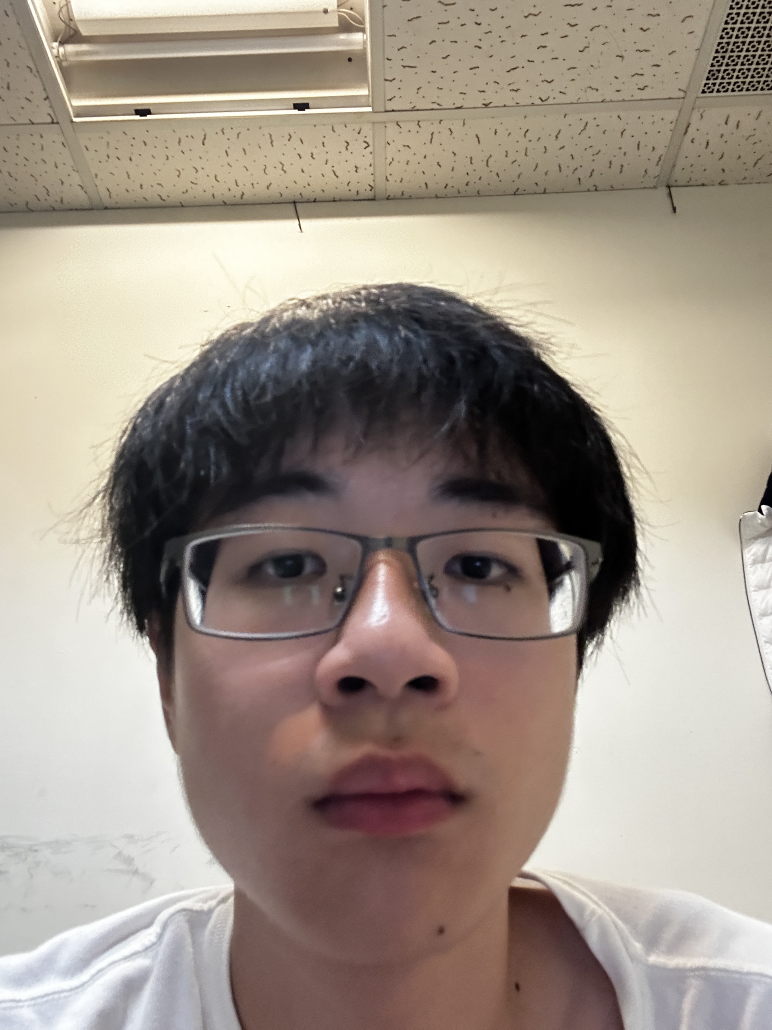
#> input picture openCV_py/my_head/face01/1.JPG, 2316 x 3088 px, found by its file name (shown at 1/3 size); its folder holds 4 pictures in this run
$ python train.py
#> lines starting #> are read from the running program, lines starting #| are printed output that depends on the picture; pictures that were not available may be replaced by others from this repository, and a replacement may not be noted
import cv2
import numpy as np

detector = cv2.CascadeClassifier(r"openCV_py\FaceDetect.xml")  # 載入人臉追蹤模型
recog = cv2.face.LBPHFaceRecognizer.create()    # 啟用訓練人臉模型方法
faces = []   # 儲存人臉位置大小的串列
ids = []     # 記錄該人臉 id 的串列

#EJ
for i in range(1,56):
    img = cv2.imread(f'openCV_py\\my_head\\face01\\{i}.JPG')           # 依序開啟每一張的照片
#> img is the input picture: shape (3088, 2316, 3); mean B, G, R 136, 147, 158.9
    gray = cv2.cvtColor(img, cv2.COLOR_BGR2GRAY)  # 色彩轉換成黑白
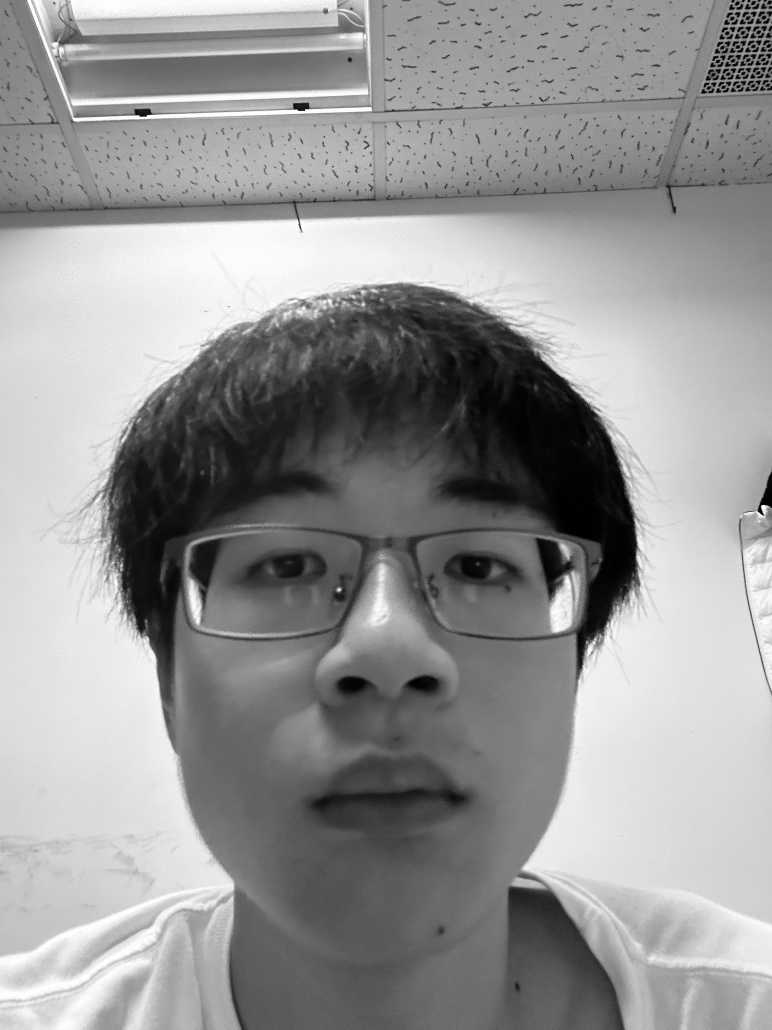
#> gray: shape (3088, 2316) (shown at 1/3 size); min 0, max 255, mean 149.3
    img_np = np.array(gray,'uint8')               # 轉換成指定編碼的 numpy 陣列
    face = detector.detectMultiScale(gray)        # 擷取人臉區域
#> face = [[1569, 395, 70, 70], [126, 110, 81, 81], [73, 495, 77, 77], [427, 526, 75, 75], [342, 1095, 1596, 1596]]
    for(x,y,w,h) in face:
        faces.append(img_np[y:y+h,x:x+w])         # 記錄人臉的位置和大小內像素的數值
        ids.append(1)                             # 記錄人臉對應的 id，只能是整數，都是 1 表示的 id 為 1
#> this loop made 5 passes
#> after the loop, faces = 5 items; ids = [1, 1, 1, 1, 1]
#> pass 3 of the loop `for i in range(1,56):`:
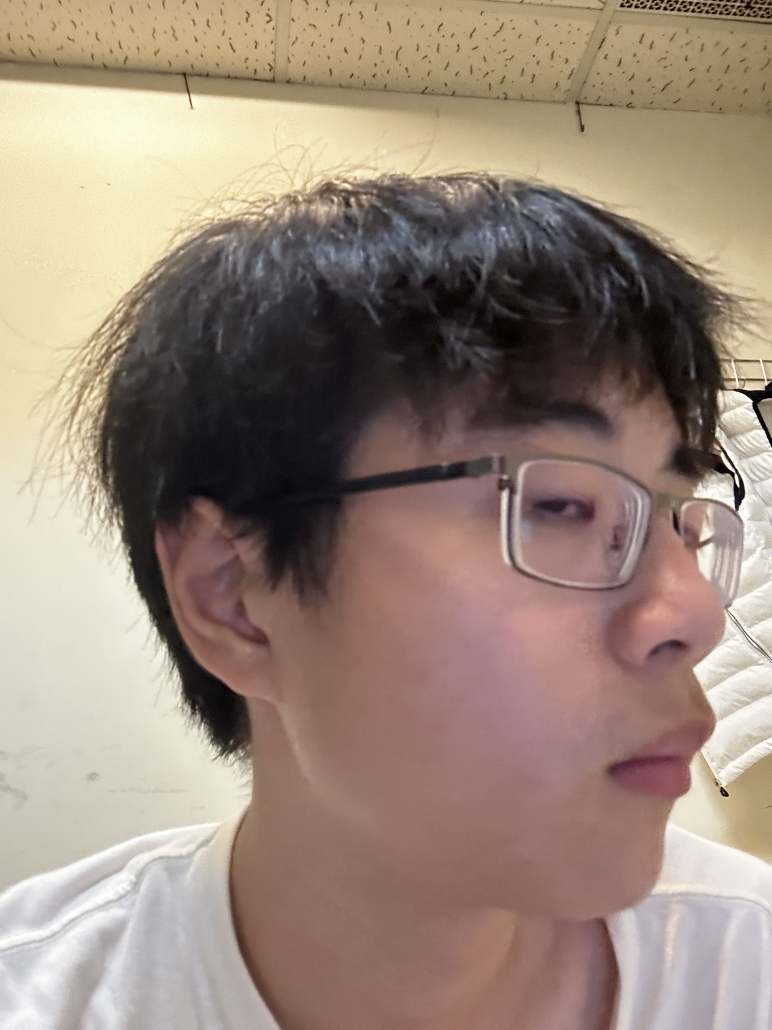
#> input picture openCV_py/my_head/face01/10.JPG, 2316 x 3088 px, given in place of 3.JPG, which was not available (shown at 1/3 size)
#> img is the input picture: shape (3088, 2316, 3); mean B, G, R 122.4, 135.7, 154.2
#> `gray = cv2.cvtColor(img, cv2.COLOR_BGR2GRAY)`:
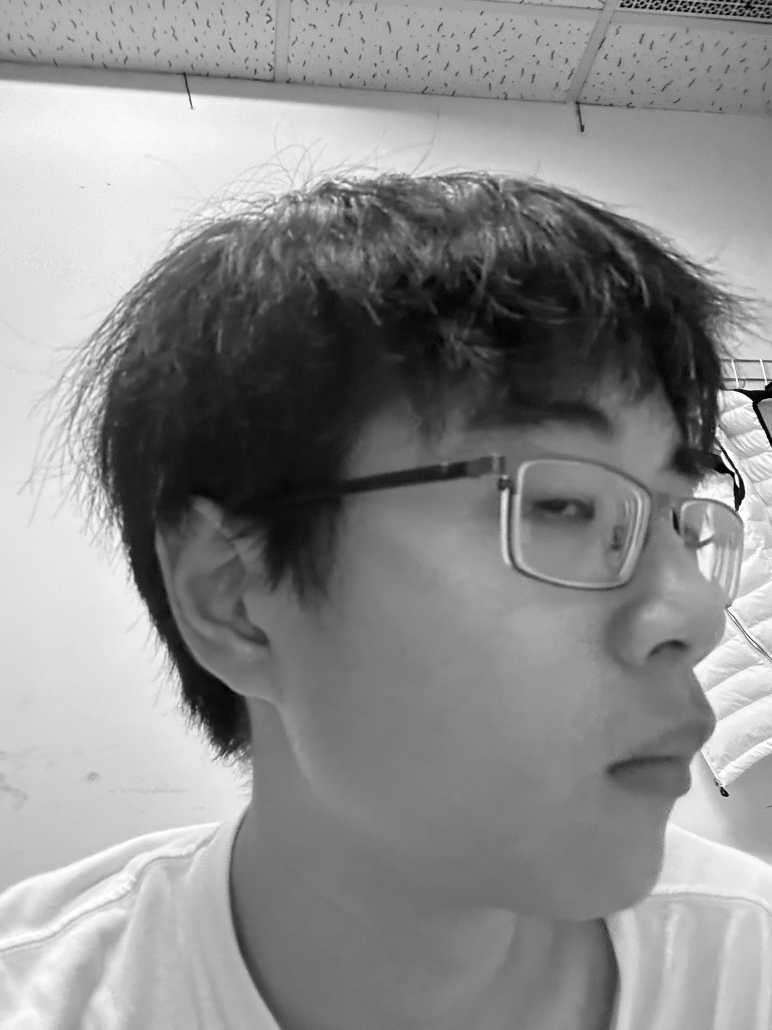
#> gray: shape (3088, 2316) (shown at 1/3 size); min 0, max 255, mean 139.7
#> face = [[2248, 1596, 54, 54], [1431, 696, 66, 66], [1304, 77, 82, 82], [212, 1048, 94, 94], [1757, 180, 110, 110], [2122, 1220, 180, 180], [439, 1465, 404, 404]]
#> the loop `for(x,y,w,h) in face:` made 7 passes
#> after the loop `for(x,y,w,h) in face:`: faces = 17 items; ids = [1, 1, 1, 1, 1, 1, 1, 1, 1, 1, 1, 1, 1, 1, 1, 1, 1]
#> (the run stopped early here; a loop or call above may not have finished)
